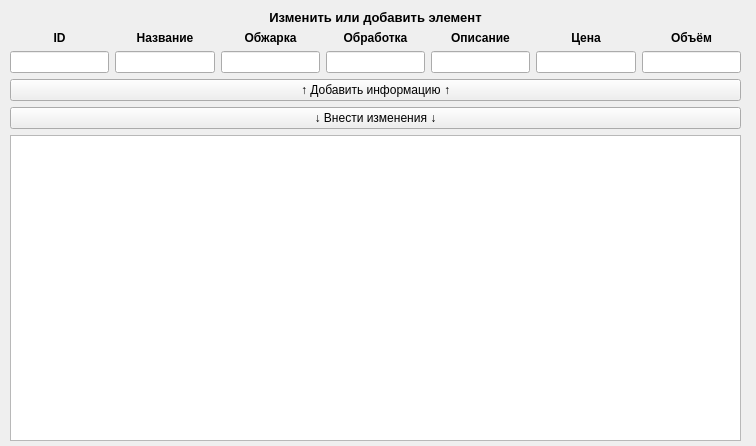
<?xml version="1.0" encoding="UTF-8"?>
<ui version="4.0">
 <class>Form</class>
 <widget class="QWidget" name="Form">
  <property name="geometry">
   <rect>
    <x>0</x>
    <y>0</y>
    <width>756</width>
    <height>446</height>
   </rect>
  </property>
  <property name="windowTitle">
   <string>Form</string>
  </property>
  <widget class="QWidget" name="verticalLayoutWidget">
   <property name="geometry">
    <rect>
     <x>10</x>
     <y>10</y>
     <width>731</width>
     <height>431</height>
    </rect>
   </property>
   <layout class="QVBoxLayout" name="verticalLayout">
    <item>
     <widget class="QLabel" name="label">
      <property name="text">
       <string>&lt;html&gt;&lt;head/&gt;&lt;body&gt;&lt;p align=&quot;center&quot;&gt;&lt;span style=&quot; font-size:10pt; font-weight:600;&quot;&gt;Изменить или добавить элемент&lt;/span&gt;&lt;/p&gt;&lt;/body&gt;&lt;/html&gt;</string>
      </property>
     </widget>
    </item>
    <item>
     <layout class="QHBoxLayout" name="horizontalLayout_2">
      <item>
       <widget class="QLabel" name="label_3">
        <property name="text">
         <string>&lt;html&gt;&lt;head/&gt;&lt;body&gt;&lt;p align=&quot;center&quot;&gt;&lt;span style=&quot; font-weight:600;&quot;&gt;ID&lt;/span&gt;&lt;/p&gt;&lt;/body&gt;&lt;/html&gt;</string>
        </property>
       </widget>
      </item>
      <item>
       <widget class="QLabel" name="label_2">
        <property name="text">
         <string>&lt;html&gt;&lt;head/&gt;&lt;body&gt;&lt;p align=&quot;center&quot;&gt;&lt;span style=&quot; font-weight:600;&quot;&gt;Название&lt;/span&gt;&lt;/p&gt;&lt;/body&gt;&lt;/html&gt;</string>
        </property>
       </widget>
      </item>
      <item>
       <widget class="QLabel" name="label_4">
        <property name="text">
         <string>&lt;html&gt;&lt;head/&gt;&lt;body&gt;&lt;p align=&quot;center&quot;&gt;&lt;span style=&quot; font-weight:600;&quot;&gt;Обжарка&lt;/span&gt;&lt;/p&gt;&lt;/body&gt;&lt;/html&gt;</string>
        </property>
       </widget>
      </item>
      <item>
       <widget class="QLabel" name="label_5">
        <property name="text">
         <string>&lt;html&gt;&lt;head/&gt;&lt;body&gt;&lt;p align=&quot;center&quot;&gt;&lt;span style=&quot; font-weight:600;&quot;&gt;Обработка&lt;/span&gt;&lt;/p&gt;&lt;/body&gt;&lt;/html&gt;</string>
        </property>
       </widget>
      </item>
      <item>
       <widget class="QLabel" name="label_6">
        <property name="text">
         <string>&lt;html&gt;&lt;head/&gt;&lt;body&gt;&lt;p align=&quot;center&quot;&gt;&lt;span style=&quot; font-weight:600;&quot;&gt;Описание&lt;/span&gt;&lt;/p&gt;&lt;/body&gt;&lt;/html&gt;</string>
        </property>
       </widget>
      </item>
      <item>
       <widget class="QLabel" name="label_7">
        <property name="text">
         <string>&lt;html&gt;&lt;head/&gt;&lt;body&gt;&lt;p align=&quot;center&quot;&gt;&lt;span style=&quot; font-weight:600;&quot;&gt;Цена&lt;/span&gt;&lt;/p&gt;&lt;/body&gt;&lt;/html&gt;</string>
        </property>
       </widget>
      </item>
      <item>
       <widget class="QLabel" name="label_8">
        <property name="text">
         <string>&lt;html&gt;&lt;head/&gt;&lt;body&gt;&lt;p align=&quot;center&quot;&gt;&lt;span style=&quot; font-weight:600;&quot;&gt;Объём&lt;/span&gt;&lt;/p&gt;&lt;/body&gt;&lt;/html&gt;</string>
        </property>
       </widget>
      </item>
     </layout>
    </item>
    <item>
     <layout class="QHBoxLayout" name="horizontalLayout">
      <item>
       <widget class="QLineEdit" name="lineEdit_1"/>
      </item>
      <item>
       <widget class="QLineEdit" name="lineEdit_2"/>
      </item>
      <item>
       <widget class="QLineEdit" name="lineEdit_3"/>
      </item>
      <item>
       <widget class="QLineEdit" name="lineEdit_4"/>
      </item>
      <item>
       <widget class="QLineEdit" name="lineEdit_5"/>
      </item>
      <item>
       <widget class="QLineEdit" name="lineEdit_6"/>
      </item>
      <item>
       <widget class="QLineEdit" name="lineEdit_7"/>
      </item>
     </layout>
    </item>
    <item>
     <widget class="QPushButton" name="pushButton_2">
      <property name="text">
       <string>↑ Добавить информацию ↑</string>
      </property>
     </widget>
    </item>
    <item>
     <widget class="QPushButton" name="pushButton">
      <property name="text">
       <string>↓ Внести изменения ↓</string>
      </property>
     </widget>
    </item>
    <item>
     <widget class="QTableWidget" name="tableWidget"/>
    </item>
   </layout>
  </widget>
 </widget>
 <resources/>
 <connections/>
</ui>
